Frame 1 (no input): blank canvas, image omitted
Frame 60 (no input): blank canvas, image omitted
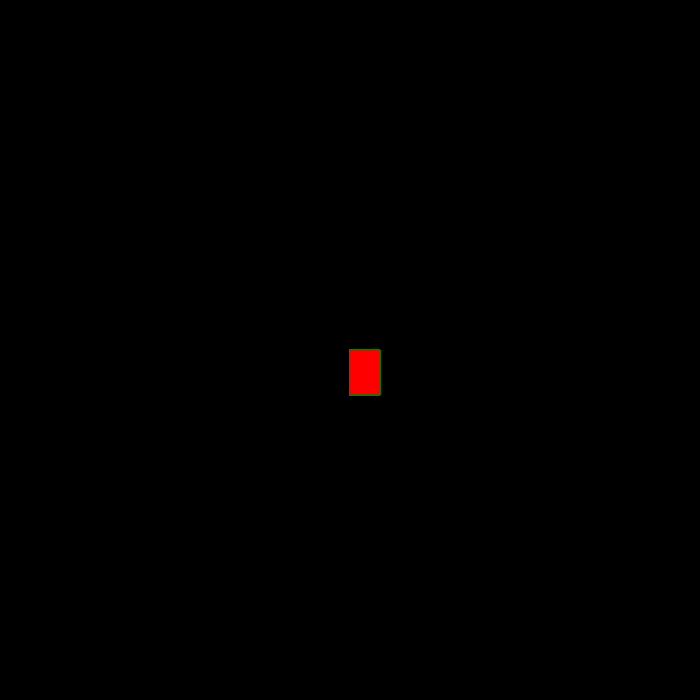
Frame 120 (the mouse pressed at the canvas centre since frame 60)

The p5.js sketch whose frames 1 and 60 were blank and that drew this single picture after the mouse press (run headless with seeded random() and noise() and a simulated clock; from frame 60 on, the mouse is pressed at the canvas centre):

// p5.js sketch
// ── sketch.js
function setup() {
    createCanvas(700, 700);
    background ("rgb(0,0,0)");
  }
  
  function draw() {
    
    stroke("green")
    fill("red");
    
    //console.log (mouseIsPressed);
    if(mouseIsPressed) {
    rect (mouseX,mouseY,30,45);   
    }
    
  }
